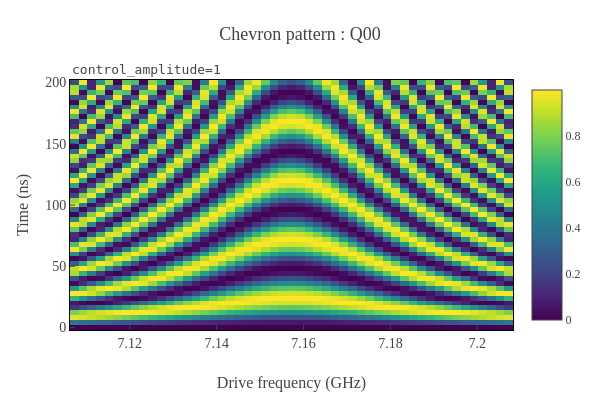
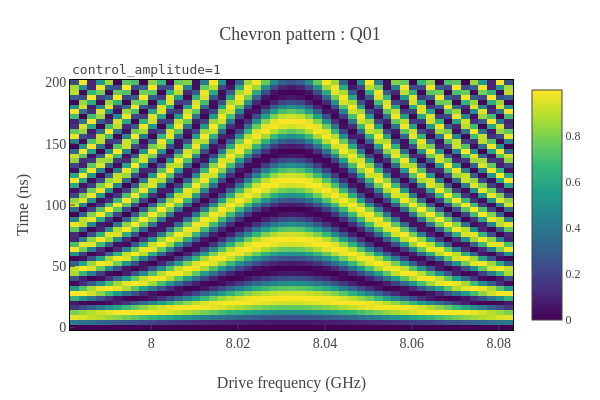
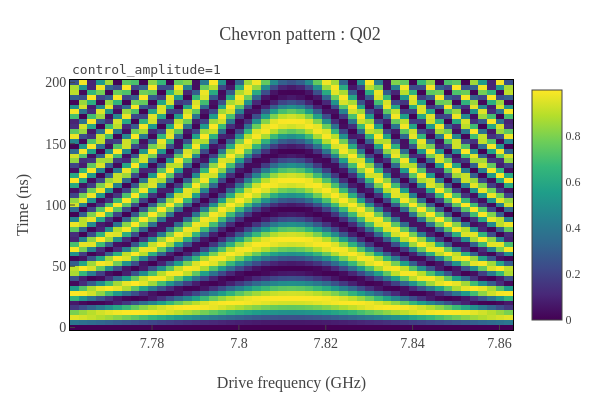
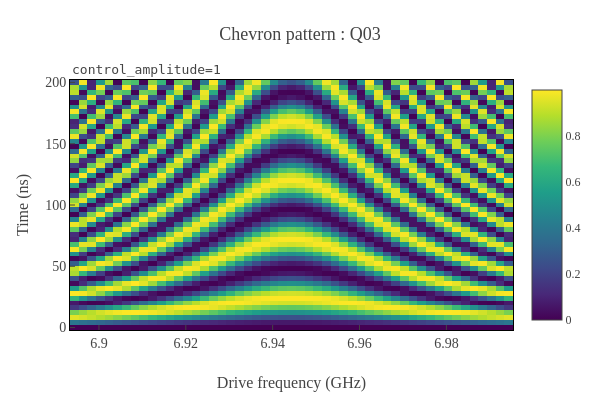

Source (notebook cell) for these figures, in order:
### Markdown cell above
## 3. Run a coarse control-frequency sweep

Use a broad chevron scan first so you can see the control-frequency region before the narrower calibration step.

### Code cell
# Obtain the Chevron pattern
chevron_result = exp.chevron_pattern(
    exp.qubit_labels,
    detuning_range=np.linspace(-0.05, 0.05, 51),
    time_range=np.arange(0, 201, 4),
)

### Figure 1 — Plotly figure (JSON) as saved in the notebook; plotly's stock layout.template omitted (floating-point values rounded to 4 significant figures; data arrays with more than 128 entries replaced by an {"elided": "..."} marker saying what was removed)
{"data": [{"colorscale": [[0, "#440154"], [0.1111, "#482878"], [0.2222, "#3e4989"], [0.3333, "#31688e"], [0.4444, "#26828e"], [0.5556, "#1f9e89"], [0.6667, "#35b779"], [0.7778, "#6ece58"], [0.8889, "#b5de2b"], [1, "#fde725"]], "type": "heatmap", "x": [7.107, 7.109, 7.111, 7.113, 7.115, 7.117, 7.119, 7.121, 7.123, 7.125, 7.127, 7.129, 7.131, 7.133, 7.135, 7.137, 7.139, 7.141, 7.143, 7.145, 7.147, 7.149, 7.151, 7.153, 7.155, 7.157, 7.159, 7.161, 7.163, 7.165, 7.167, 7.169, 7.171, 7.173, 7.175, 7.177, 7.179, 7.181, 7.183, 7.185, 7.187, 7.189, 7.191, 7.193, 7.195, 7.197, 7.199, 7.201, 7.203, 7.205, 7.207], "y": [0, 4, 8, 12, 16, 20, 24, 28, 32, 36, 40, 44, 48, 52, 56, 60, 64, 68, 72, 76, 80, 84, 88, 92, 96, 100, 104, 108, 112, 116, 120, 124, 128, 132, 136, 140, 144, 148, 152, 156, 160, 164, 168, 172, 176, 180, 184, 188, 192, 196, 200], "z": {"elided": "51x51 float values"}}], "layout": {"annotations": [{"font": {"family": "monospace", "size": 13}, "showarrow": false, "text": "control_amplitude=1", "x": 0, "xref": "paper", "y": 1.08, "yref": "paper"}], "height": 400, "margin": {"t": 80}, "title": {"text": "Chevron pattern : Q00"}, "width": 600, "xaxis": {"title": {"text": "Drive frequency (GHz)"}}, "yaxis": {"title": {"text": "Time (ns)"}}}}

### Figure 2 — Plotly figure (JSON) as saved in the notebook; plotly's stock layout.template omitted (floating-point values rounded to 4 significant figures; data arrays with more than 128 entries replaced by an {"elided": "..."} marker saying what was removed)
{"data": [{"colorscale": [[0, "#440154"], [0.1111, "#482878"], [0.2222, "#3e4989"], [0.3333, "#31688e"], [0.4444, "#26828e"], [0.5556, "#1f9e89"], [0.6667, "#35b779"], [0.7778, "#6ece58"], [0.8889, "#b5de2b"], [1, "#fde725"]], "type": "heatmap", "x": [7.982, 7.984, 7.986, 7.988, 7.99, 7.992, 7.994, 7.996, 7.998, 8.0, 8.002, 8.004, 8.006, 8.008, 8.01, 8.012, 8.014, 8.016, 8.018, 8.02, 8.022, 8.024, 8.026, 8.028, 8.03, 8.032, 8.034, 8.036, 8.038, 8.04, 8.042, 8.044, 8.046, 8.048, 8.05, 8.052, 8.054, 8.056, 8.058, 8.06, 8.062, 8.064, 8.066, 8.068, 8.07, 8.072, 8.074, 8.076, 8.078, 8.08, 8.082], "y": [0, 4, 8, 12, 16, 20, 24, 28, 32, 36, 40, 44, 48, 52, 56, 60, 64, 68, 72, 76, 80, 84, 88, 92, 96, 100, 104, 108, 112, 116, 120, 124, 128, 132, 136, 140, 144, 148, 152, 156, 160, 164, 168, 172, 176, 180, 184, 188, 192, 196, 200], "z": {"elided": "51x51 float values"}}], "layout": {"annotations": [{"font": {"family": "monospace", "size": 13}, "showarrow": false, "text": "control_amplitude=1", "x": 0, "xref": "paper", "y": 1.08, "yref": "paper"}], "height": 400, "margin": {"t": 80}, "title": {"text": "Chevron pattern : Q01"}, "width": 600, "xaxis": {"title": {"text": "Drive frequency (GHz)"}}, "yaxis": {"title": {"text": "Time (ns)"}}}}

### Figure 3 — Plotly figure (JSON) as saved in the notebook; plotly's stock layout.template omitted (floating-point values rounded to 4 significant figures; data arrays with more than 128 entries replaced by an {"elided": "..."} marker saying what was removed)
{"data": [{"colorscale": [[0, "#440154"], [0.1111, "#482878"], [0.2222, "#3e4989"], [0.3333, "#31688e"], [0.4444, "#26828e"], [0.5556, "#1f9e89"], [0.6667, "#35b779"], [0.7778, "#6ece58"], [0.8889, "#b5de2b"], [1, "#fde725"]], "type": "heatmap", "x": [7.762, 7.764, 7.766, 7.768, 7.77, 7.772, 7.774, 7.776, 7.778, 7.78, 7.782, 7.784, 7.786, 7.788, 7.79, 7.792, 7.794, 7.796, 7.798, 7.8, 7.802, 7.804, 7.806, 7.808, 7.81, 7.812, 7.814, 7.816, 7.818, 7.82, 7.822, 7.824, 7.826, 7.828, 7.83, 7.832, 7.834, 7.836, 7.838, 7.84, 7.842, 7.844, 7.846, 7.848, 7.85, 7.852, 7.854, 7.856, 7.858, 7.86, 7.862], "y": [0, 4, 8, 12, 16, 20, 24, 28, 32, 36, 40, 44, 48, 52, 56, 60, 64, 68, 72, 76, 80, 84, 88, 92, 96, 100, 104, 108, 112, 116, 120, 124, 128, 132, 136, 140, 144, 148, 152, 156, 160, 164, 168, 172, 176, 180, 184, 188, 192, 196, 200], "z": {"elided": "51x51 float values"}}], "layout": {"annotations": [{"font": {"family": "monospace", "size": 13}, "showarrow": false, "text": "control_amplitude=1", "x": 0, "xref": "paper", "y": 1.08, "yref": "paper"}], "height": 400, "margin": {"t": 80}, "title": {"text": "Chevron pattern : Q02"}, "width": 600, "xaxis": {"title": {"text": "Drive frequency (GHz)"}}, "yaxis": {"title": {"text": "Time (ns)"}}}}

### Figure 4 — Plotly figure (JSON) as saved in the notebook; plotly's stock layout.template omitted (floating-point values rounded to 4 significant figures; data arrays with more than 128 entries replaced by an {"elided": "..."} marker saying what was removed)
{"data": [{"colorscale": [[0, "#440154"], [0.1111, "#482878"], [0.2222, "#3e4989"], [0.3333, "#31688e"], [0.4444, "#26828e"], [0.5556, "#1f9e89"], [0.6667, "#35b779"], [0.7778, "#6ece58"], [0.8889, "#b5de2b"], [1, "#fde725"]], "type": "heatmap", "x": [6.894, 6.896, 6.898, 6.9, 6.902, 6.904, 6.906, 6.908, 6.91, 6.912, 6.914, 6.916, 6.918, 6.92, 6.922, 6.924, 6.926, 6.928, 6.93, 6.932, 6.934, 6.936, 6.938, 6.94, 6.942, 6.944, 6.946, 6.948, 6.95, 6.952, 6.954, 6.956, 6.958, 6.96, 6.962, 6.964, 6.966, 6.968, 6.97, 6.972, 6.974, 6.976, 6.978, 6.98, 6.982, 6.984, 6.986, 6.988, 6.99, 6.992, 6.994], "y": [0, 4, 8, 12, 16, 20, 24, 28, 32, 36, 40, 44, 48, 52, 56, 60, 64, 68, 72, 76, 80, 84, 88, 92, 96, 100, 104, 108, 112, 116, 120, 124, 128, 132, 136, 140, 144, 148, 152, 156, 160, 164, 168, 172, 176, 180, 184, 188, 192, 196, 200], "z": {"elided": "51x51 float values"}}], "layout": {"annotations": [{"font": {"family": "monospace", "size": 13}, "showarrow": false, "text": "control_amplitude=1", "x": 0, "xref": "paper", "y": 1.08, "yref": "paper"}], "height": 400, "margin": {"t": 80}, "title": {"text": "Chevron pattern : Q03"}, "width": 600, "xaxis": {"title": {"text": "Drive frequency (GHz)"}}, "yaxis": {"title": {"text": "Time (ns)"}}}}
